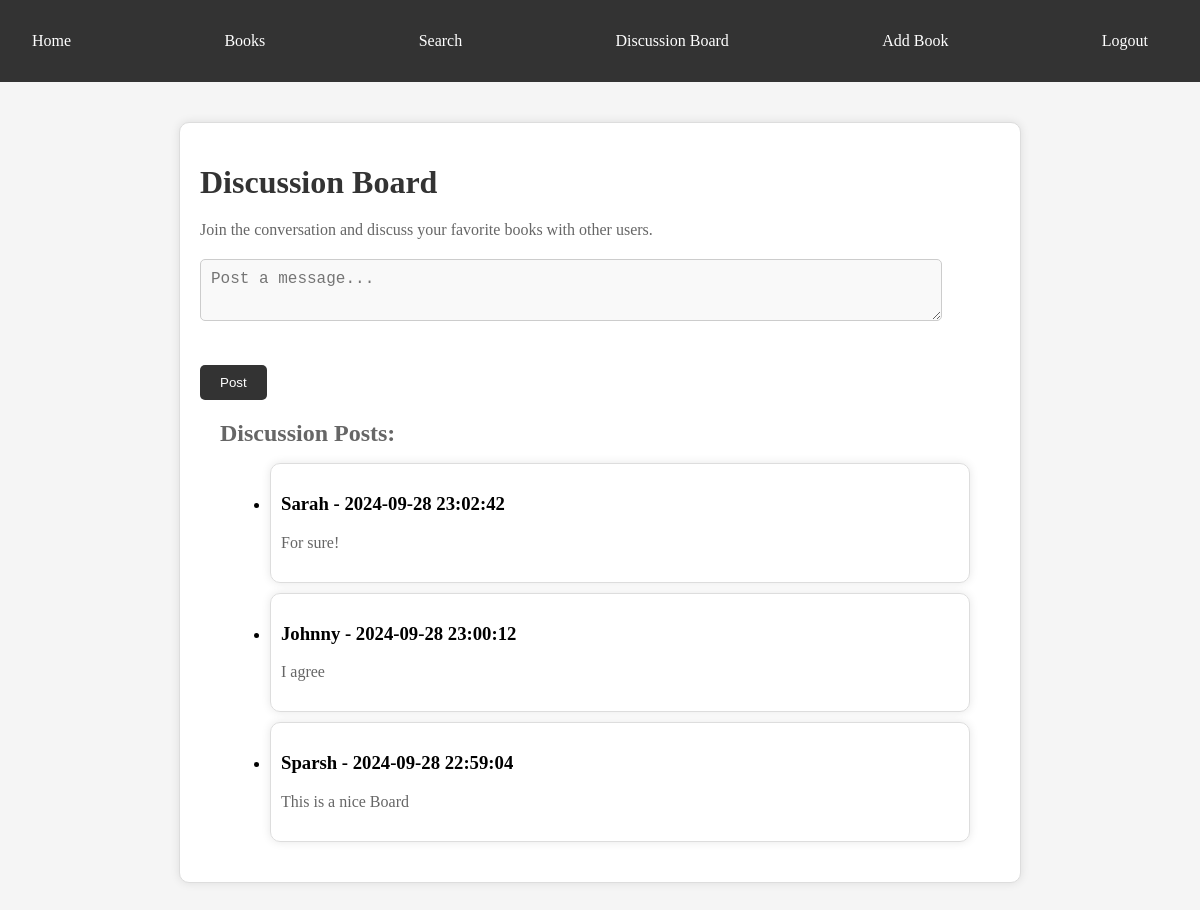
Page /discussion_board (signed in) on the committed database.
### models.py (models this page shows, shortened)
class DiscussionPost(Base):
    __tablename__ = 'discussion_posts'
    id = Column(Integer, primary_key=True)
    content = Column(String, nullable=False)
    user_id = Column(Integer, ForeignKey('user_profiles.id'))
    user = relationship("UserProfile", backref="discussion_posts")
    created_at = Column(DateTime, default=datetime.utcnow)

class UserProfile(Base, UserMixin):
    __tablename__ = 'user_profiles'
    id = Column(Integer, primary_key=True)
    username = Column(String(50), nullable=False)
    email = Column(String(100), nullable=False)
    password = Column(String(100), nullable=False)
    book_collection = Column(String(100), nullable=True)
    preferences = Column(String(100), nullable=True)

### routes.py (the view, shortened to what this page needs)
@routes.route('/discussion_board', methods=['GET', 'POST'])
def discussion_board():
    discussion_posts = db.session.query(DiscussionPost).order_by(DiscussionPost.created_at.desc()).all()
    error = None
    return render_template('discussion_board.html', discussion_posts=discussion_posts, error=error)

### app.py (called while the page is built)
@login_manager.user_loader
def load_user(user_id):
    return db.session.query(UserProfile).get(int(user_id))

### templates/discussion_board.html (shortened to what this page needs)
<!DOCTYPE html>
<html lang="en">
<head>
    <link rel="stylesheet" href="static/styles.css">
</head>
<body>
    <header>
        <nav>
            <ul>
                <li><a href="{{ url_for('routes.index') }}">Home</a></li>
                <li><a href="{{ url_for('routes.books') }}">Books</a></li>
                <li><a href="{{ url_for('routes.search') }}">Search</a></li>
                <li><a href="{{ url_for('routes.discussion_board') }}">Discussion Board</a></li>
                {% if current_user.is_authenticated %}
                    <li><a href="{{ url_for('routes.add_book') }}">Add Book</a></li>
                {% endif %}
                <li class="nav-right">
                    {% if not current_user.is_authenticated %}
                        <a href="{{ url_for('routes.create_profile') }}">Create Profile</a>&nbsp;&nbsp;
                        <a href="{{ url_for('routes.main') }}">Login</a>
                    {% else %}
                        <a href="{{ url_for('routes.logout') }}">Logout</a>
                    {% endif %}
                </li>
            </ul>
        </nav>
    </header>
    <div class="container">
        <h1>Discussion Board</h1>
        <p>Join the conversation and discuss your favorite books with other users.</p>
        <form method="POST" action="" onsubmit="return validateForm()">
            <div class="form-group">
                <textarea class="form-control" name="content" placeholder="Post a message..."></textarea>
            </div>
            <button class="btn">Post</button>
        </form>
        <div class="search-results">
            <h2>Discussion Posts:</h2>
            <ul>
            {% for post in discussion_posts %}
                <li class="search-result">
                    <h3>{{ post.user.username }} - {{ post.created_at.strftime('%Y-%m-%d %H:%M:%S') }}</h3>
                    <p>{{ post.content }}</p>
                </li>
            {% endfor %}
            </ul>
        </div>
    </div>
</body>
</html>

### static/styles.css (style rules this page uses)
body { font-family: 'Merriweather', serif; background-color: #f5f5f5; margin: 0; padding: 0; }
header { background-color: #333; color: #fff; padding: 1em; text-align: center; }
nav { background-color: #333; color: #fff; padding: 1em; text-align: center; }
nav ul { list-style: none; margin: 0; padding: 0; display: flex; justify-content: space-between; }
nav li { margin-right: 20px; }
nav a { color: #fff; text-decoration: none; }
.container { max-width: 800px; margin: 40px auto; padding: 20px; background-color: #fff; border: 1px solid #ddd; box-shadow: 0 0 10px rgba(0, 0, 0, 0.1); border-radius: 10px; }
.form-group { margin-bottom: 20px; }
.form-control { width: 90%; height: 40px; padding: 10px; font-size: 16px; border: 1px solid #ccc; background-color: #f9f9f9; color: #333; border-radius: 5px; }
.btn { background-color: #333; color: #fff; padding: 10px 20px; border: none; border-radius: 5px; cursor: pointer; margin-top: 20px; }
h1 { color: #333; margin-bottom: 20px; }
h2 { color: #666; margin-bottom: 10px; }
p { color: #666; margin-bottom: 20px; }
.search-results { margin: 20px; }
.search-result { margin: 10px; padding: 10px; border: 1px solid #ddd; border-radius: 10px; box-shadow: 0 0 10px rgba(0, 0, 0, 0.1); }

### rows in the picture
DiscussionPost: user.username "Sarah", created_at "2024-09-28 23:02:42", content "For sure!"
DiscussionPost: user.username "Johnny", created_at "2024-09-28 23:00:12", content "I agree"
DiscussionPost: user.username "Sparsh", created_at "2024-09-28 22:59:04", content "This is a nice Board"
